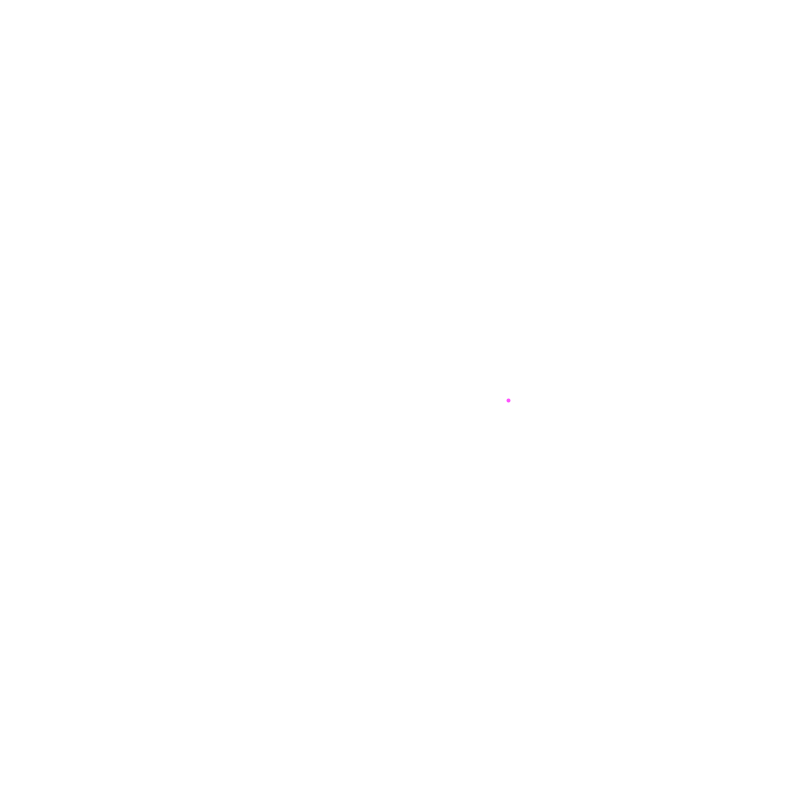
Frame 1 (no input)
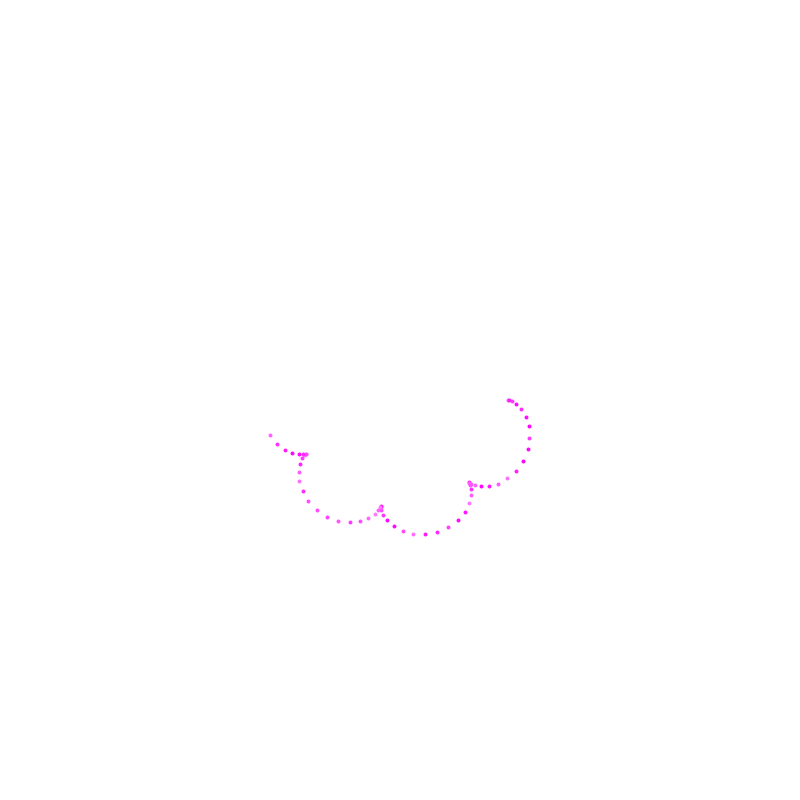
Frame 60 (the mouse pressed at the canvas centre just before this capture)
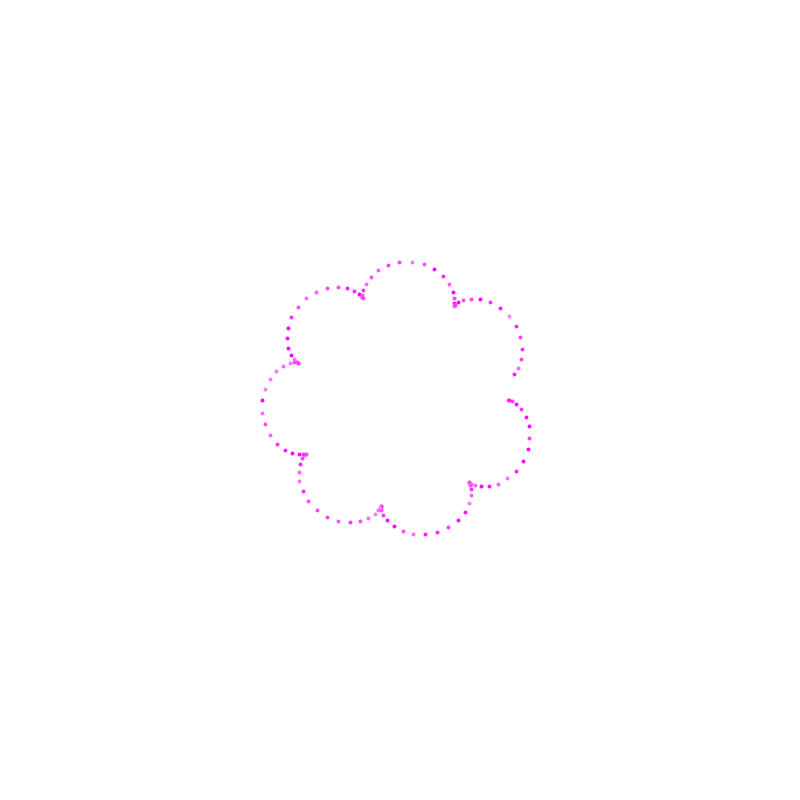
Frame 120 (the mouse held since frame 60 and released just before this capture)

The Processing sketch that drew these frames (run headless with seeded random() and noise(); from frame 60 on, the mouse is pressed at the canvas centre):

// Processing sketch: Epicycloid
// ── Epicycloid.pde
void setup() {
  size(800, 800);
  background(255, 255, 255);
  pixelDensity(1);
}
float i = 0;
float x = 0;
float y = 0;
float r1 = 15;
float k = 7.2;
float r2 = r1 * k;
float increment = 0.05;
float max = 360 / increment;
void draw() {
  float rand = random(128);
  float rand2 = random(255);
  float rand3 = random(255);
  if (i < max) {
    x = 400 + (r2 + r1) * cos(i) - r1 * cos(((r2 + r1) / r1) * i);
    y = 400 + (r2 + r1) * sin(i) - r1 * sin(((r2 + r1) / r1) * i);
    stroke(255, rand, 255);
    strokeWeight(4);
    point(x, y);
    //r2 = r2 + 0.3;
    //r1 = r1 + 0.02;
    i = i + increment;
  }
}
